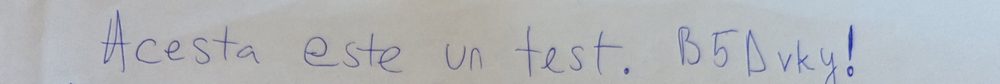
#> input picture Anul 2/Inteligență Artificială/Laboratoare/Lab 3/test.png, 1000 x 84 px, shrunk from 3624 x 303 before the run
$ jupyter execute --allow-errors ocr_local.ipynb
#> lines starting #> are read from the running program, lines starting #| are printed output that depends on the picture; after the words box and inside, x2 and y2 are one past the last pixel; in counts of white or black regions, pixels touching at a corner belong together
[cell 1]
import easyocr


#> (the rest of this cell did not finish here and is left out)

[cell 2]
def calculeaza_levenshtein(text_corect, text_ocr):
#> called with text_corect = 'motricitatea este greu de obtinut', text_ocr = 'nohgjictate aste gvlae be oltnintut'
    randuri = len(text_corect) + 1
    coloane = len(text_ocr) + 1
    matrice = [[0 for _ in range(coloane)] for _ in range(randuri)]

    for i in range(1, randuri):
        matrice[i][0] = i
    for j in range(1, coloane):
        matrice[0][j] = j

    for i in range(1, randuri):
        for j in range(1, coloane):
            if text_corect[i - 1] == text_ocr [j - 1]:
                cost_inlocuire = 0
            else:
                cost_inlocuire = 1

            matrice[i][j] = min(matrice[i - 1][j] + 1, matrice[i][j - 1] + 1, matrice[i - 1][j - 1] + cost_inlocuire)

    return matrice[randuri - 1][coloane - 1]

def calculeaza_cer(text_corect, text_ocr):
    distanta = calculeaza_levenshtein(text_corect, text_ocr)
    if len(text_corect) == 0:
        return 1.0
    return distanta / len(text_corect)

def calculeaza_wer(text_corect, text_ocr):
    cuvinte_corecte = text_corect.split()
    cuvinte_ocr = text_ocr.split()
    distanta = calculeaza_levenshtein(cuvinte_corecte, cuvinte_ocr)
    if len(cuvinte_corecte) == 0:
        return 1.0
    return distanta / len(cuvinte_corecte)

def calculeaza_hamming(text_corect, text_ocr):
#> called with text_corect = 'motricitatea este greu de obtinut', text_ocr = 'nohgjictate aste gvlae be oltnintut'
    lungime_max = max(len(text_corect), len(text_ocr))
    text_corect_padded = text_corect.ljust(lungime_max)
    text_ocr_padded = text_ocr.ljust(lungime_max)
    distanta = 0
    for i in range(lungime_max):
        if text_corect_padded[i] != text_ocr_padded[i]:
            distanta += 1
    return distanta

def test():
    text_real = "motricitatea este greu de obtinut"
    text_ai = "nohgjictate aste gvlae be oltnintut"
    print("Eroare CER:", calculeaza_cer(text_real, text_ai))
    print("Eroare WER:", calculeaza_wer(text_real, text_ai))
    print("Eroare Hamming:", calculeaza_hamming(text_real, text_ai))
test()

[cell 3]
text_initial = "Acesta este un test. B5Dvky!"
print("Text initial:", text_initial)
text_ai = ""
#> (the rest of this cell did not finish here and is left out)

[cell 4]
def formateaza_cutie(coordonate_easyocr):
    xs = [point[0] for point in coordonate_easyocr]
    ys = [point[1] for point in coordonate_easyocr]
    return [min(xs), min(ys), max(xs), max(ys)]

def calculeaza_iou(cutie1, cutie2):
    xA = max(cutie1[0], cutie2[0])
    yA = max(cutie1[1], cutie2[1])
    xB = min(cutie1[2], cutie2[2])
    yB = min(cutie1[3], cutie2[3])

    latime_intersectie = max(0, xB - xA)
    inaltime_intersectie = max(0, yB - yA)
    aria_intersectie = latime_intersectie * inaltime_intersectie

    aria_cutie1 = (cutie1[2] - cutie1[0]) * (cutie1[3] - cutie1[1])
    aria_cutie2 = (cutie2[2] - cutie2[0]) * (cutie2[3] - cutie2[1])

    aria_reuniune = float(aria_cutie1 + aria_cutie2 - aria_intersectie)

    if aria_reuniune == 0:
        return 0.0

    return aria_intersectie / aria_reuniune

#> (the rest of this cell did not finish here and is left out)

[cell 5]
import cv2
import matplotlib.pyplot as plt

imagine = cv2.imread('test.png')
#> imagine is the input picture: shape (84, 1000, 3); mean B, G, R 184.2, 181.1, 178.2
imagine_gray_scale = cv2.cvtColor(imagine, cv2.COLOR_BGR2GRAY)
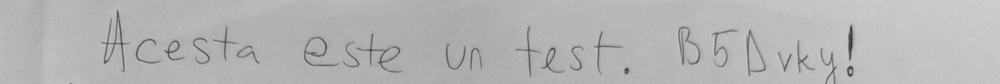
#> imagine_gray_scale: shape (84, 1000); min 47, max 209, mean 180.6
plt.imshow(imagine_gray_scale, cmap='gray')
plt.title('Imaginea in nuante de gri')
plt.show()

#> (the rest of this cell did not finish here and is left out)

[cell 6]
imagine_blurata = cv2.GaussianBlur(imagine_gray_scale, (5, 5), 0)
imagine_binarizata = cv2.adaptiveThreshold(imagine_blurata, 255, cv2.ADAPTIVE_THRESH_GAUSSIAN_C, cv2.THRESH_BINARY, 11, 2)
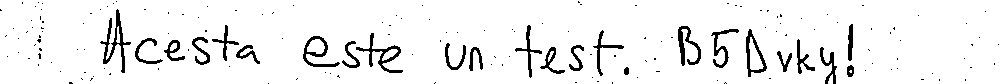
#> imagine_binarizata: shape (84, 1000); 93.7% white; 165 black regions (141 under 20 px), largest, box (x1, y1, x2, y2) and area: (100, 9, 131, 73) 477, (356, 33, 403, 73) 400, (678, 26, 701, 66) 349
plt.imshow(imagine_binarizata, cmap='gray')
plt.title('Imaginea binarizata')
plt.show()

#> (the rest of this cell did not finish here and is left out)

[cell 7]
print("=== SUMARIZARE ===")
print("Eroare CER in functie de varianta de optimizare:")
print("Classic: ", calculeaza_cer(text_initial, text_ai))
